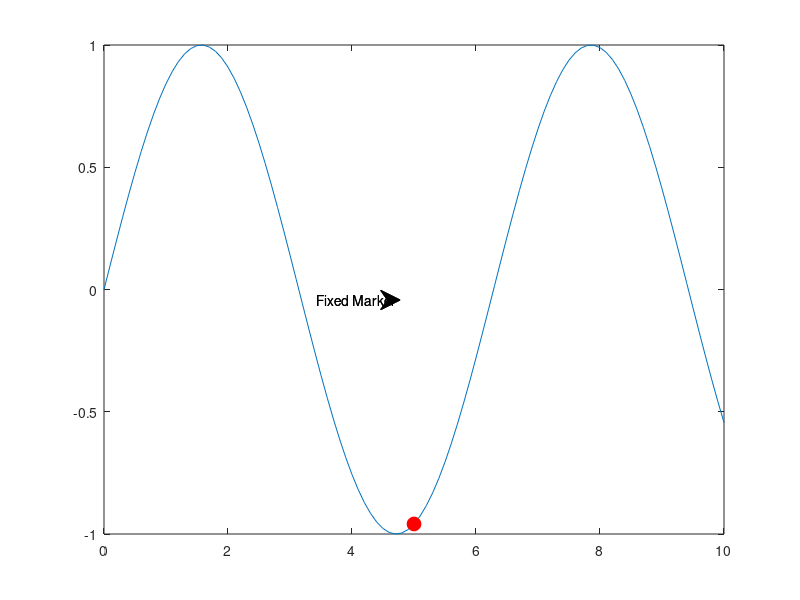

This figure's MATLAB source:
figure('units','normalized','position',[.3 .1 .5 .5]);
% Create some data
x = 0:0.1:10;
y = sin(x);

% Plot the data
plot(x, y);
hold on;

% Add a marker at a specific data point (e.g., x = 5, y = sin(5))
plot(5, sin(5), 'ro', 'MarkerSize', 10, 'MarkerFaceColor', 'r');

% Add a fixed marker using the 'text' function with normalized units
annotation('textarrow', [0.5, 0.5], [0.5, 0.5], 'String', 'Fixed Marker');

% Set the position of the fixed marker using normalized units
annotation('textarrow', [0.5 0.5], [0.5 0.5], 'String', 'Fixed Marker');
